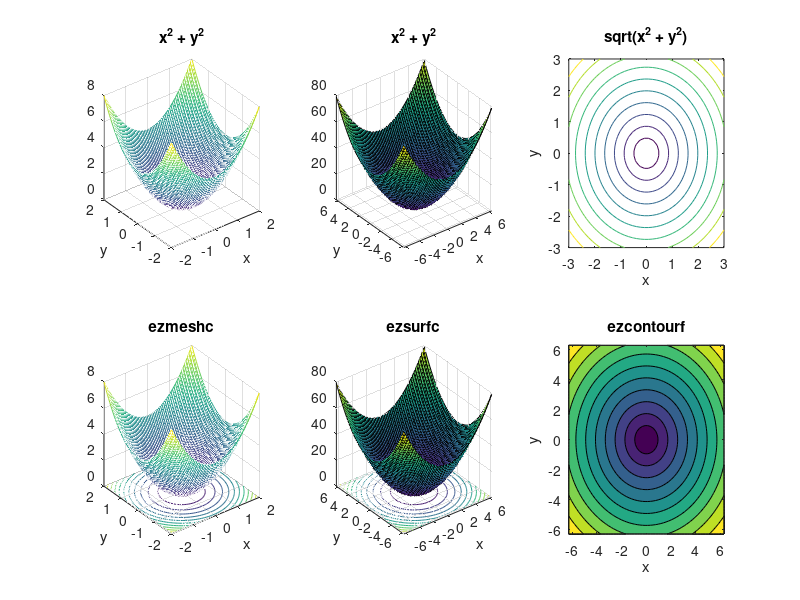

Write the MATLAB code that produced this figure.
subplot(2,3,1);
ezmesh(@(x,y)x.^2+y.^2,[-2 2 -2 2]);
subplot(2,3,4);
ezmeshc(@(x,y)x.^2+y.^2,[-2 2 -2 2]);
title('ezmeshc');
subplot(2,3,2);
ezsurf(@(x,y)x.^2+y.^2);
subplot(2,3,5);
ezsurfc(@(x,y)x.^2+y.^2);
title('ezsurfc');
subplot(2,3,3);
ezcontour('sqrt(x.^2 + y.^2)',[-3 3],40);
subplot(2,3,6);
ezcontourf('sqrt(x.^2 + y.^2)')    % default 60
title('ezcontourf');
